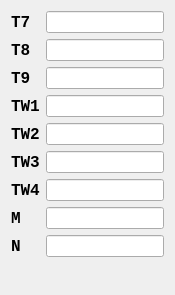
  <widget class="QWidget" name="layoutWidget">
   <property name="geometry">
    <rect>
     <x>412</x>
     <y>13</y>
     <width>175</width>
     <height>295</height>
    </rect>
   </property>
   <layout class="QFormLayout" name="formLayout_2">
    <item row="0" column="0">
     <layout class="QVBoxLayout" name="verticalLayout_4">
      <item>
       <widget class="QLabel" name="label_19">
        <property name="font">
         <font>
          <family>Courier New</family>
          <pointsize>12</pointsize>
          <weight>75</weight>
          <bold>true</bold>
         </font>
        </property>
        <property name="text">
         <string>T7</string>
        </property>
       </widget>
      </item>
      <item>
       <widget class="QLabel" name="label_20">
        <property name="font">
         <font>
          <family>Courier New</family>
          <pointsize>12</pointsize>
          <weight>75</weight>
          <bold>true</bold>
         </font>
        </property>
        <property name="text">
         <string>T8</string>
        </property>
       </widget>
      </item>
      <item>
       <widget class="QLabel" name="label_21">
        <property name="font">
         <font>
          <family>Courier New</family>
          <pointsize>12</pointsize>
          <weight>75</weight>
          <bold>true</bold>
         </font>
        </property>
        <property name="text">
         <string>T9</string>
        </property>
       </widget>
      </item>
      <item>
       <widget class="QLabel" name="label_22">
        <property name="font">
         <font>
          <family>Courier New</family>
          <pointsize>12</pointsize>
          <weight>75</weight>
          <bold>true</bold>
         </font>
        </property>
        <property name="text">
         <string>TW1</string>
        </property>
       </widget>
      </item>
      <item>
       <widget class="QLabel" name="label_23">
        <property name="font">
         <font>
          <family>Courier New</family>
          <pointsize>12</pointsize>
          <weight>75</weight>
          <bold>true</bold>
         </font>
        </property>
        <property name="text">
         <string>TW2</string>
        </property>
       </widget>
      </item>
      <item>
       <widget class="QLabel" name="label_24">
        <property name="font">
         <font>
          <family>Courier New</family>
          <pointsize>12</pointsize>
          <weight>75</weight>
          <bold>true</bold>
         </font>
        </property>
        <property name="text">
         <string>TW3</string>
        </property>
       </widget>
      </item>
      <item>
       <widget class="QLabel" name="label_25">
        <property name="font">
         <font>
          <family>Courier New</family>
          <pointsize>12</pointsize>
          <weight>75</weight>
          <bold>true</bold>
         </font>
        </property>
        <property name="text">
         <string>TW4</string>
        </property>
       </widget>
      </item>
      <item>
       <widget class="QLabel" name="label_26">
        <property name="font">
         <font>
          <family>Courier New</family>
          <pointsize>12</pointsize>
          <weight>75</weight>
          <bold>true</bold>
         </font>
        </property>
        <property name="text">
         <string>M</string>
        </property>
       </widget>
      </item>
      <item>
       <widget class="QLabel" name="label_27">
        <property name="font">
         <font>
          <family>Courier New</family>
          <pointsize>12</pointsize>
          <weight>75</weight>
          <bold>true</bold>
         </font>
        </property>
        <property name="text">
         <string>N</string>
        </property>
       </widget>
      </item>
     </layout>
    </item>
    <item row="0" column="1">
     <layout class="QVBoxLayout" name="verticalLayout_8">
      <item>
       <widget class="QLineEdit" name="LineEdit_T7">
        <property name="maxLength">
         <number>11</number>
        </property>
       </widget>
      </item>
      <item>
       <widget class="QLineEdit" name="LineEdit_T8">
        <property name="maxLength">
         <number>11</number>
        </property>
       </widget>
      </item>
      <item>
       <widget class="QLineEdit" name="LineEdit_T9">
        <property name="maxLength">
         <number>11</number>
        </property>
       </widget>
      </item>
      <item>
       <widget class="QLineEdit" name="LineEdit_TW1">
        <property name="maxLength">
         <number>11</number>
        </property>
       </widget>
      </item>
      <item>
       <widget class="QLineEdit" name="LineEdit_TW2">
        <property name="maxLength">
         <number>11</number>
        </property>
       </widget>
      </item>
      <item>
       <widget class="QLineEdit" name="LineEdit_TW3">
        <property name="maxLength">
         <number>11</number>
        </property>
       </widget>
      </item>
      <item>
       <widget class="QLineEdit" name="LineEdit_TW4">
        <property name="maxLength">
         <number>11</number>
        </property>
       </widget>
      </item>
      <item>
       <widget class="QLineEdit" name="LineEdit_M">
        <property name="maxLength">
         <number>11</number>
        </property>
       </widget>
      </item>
      <item>
       <widget class="QLineEdit" name="LineEdit_N">
        <property name="maxLength">
         <number>11</number>
        </property>
       </widget>
      </item>
     </layout>
    </item>
   </layout>
  </widget>
